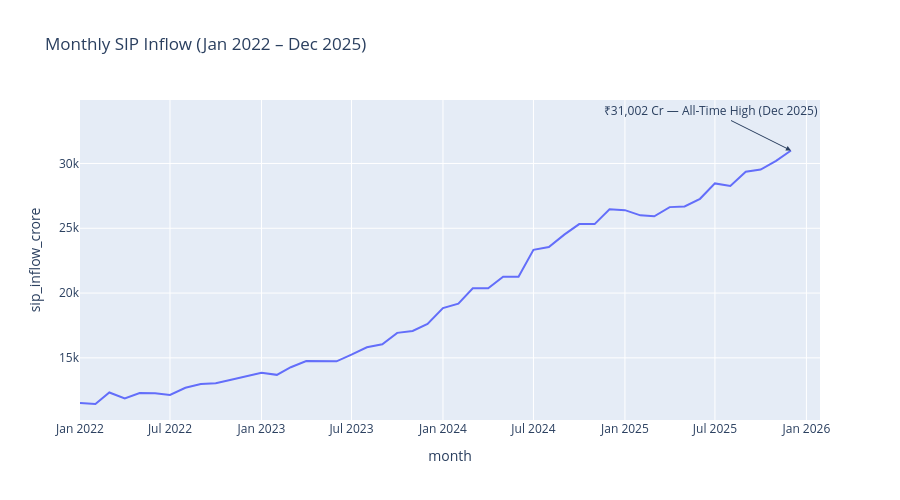

Notebook code cell kept with this figure:
### Code cell
sip["month"] = pd.to_datetime(sip["month"])

fig = px.line(
    sip.sort_values("month"),
    x="month",
    y="sip_inflow_crore",
    title="Monthly SIP Inflow (Jan 2022 – Dec 2025)"
)

peak_date = sip["month"].max()
peak_value = sip["sip_inflow_crore"].max()

fig.add_annotation(
    x=peak_date.strftime("%Y-%m-%d"),
    y=peak_value,
    text="₹31,002 Cr — All-Time High (Dec 2025)",
    showarrow=True,
    arrowhead=2,
    ax=-80,
    ay=-40
)

fig.update_layout(height=500)
fig.show()
fig.write_image("../reports/charts/03_sip_inflow_trend.png")

### Figure 1 — Plotly figure (JSON) as saved in the notebook; plotly's stock layout.template omitted (floating-point values rounded to 4 significant figures)
{"data": [{"hovertemplate": "month=%{x}<br>sip_inflow_crore=%{y}<extra></extra>", "legendgroup": "", "line": {"color": "#636efa", "dash": "solid"}, "marker": {"symbol": "circle"}, "mode": "lines", "name": "", "orientation": "v", "showlegend": false, "type": "scatter", "x": ["2022-01-01T00:00:00", "2022-02-01T00:00:00", "2022-03-01T00:00:00", "2022-04-01T00:00:00", "2022-05-01T00:00:00", "2022-06-01T00:00:00", "2022-07-01T00:00:00", "2022-08-01T00:00:00", "2022-09-01T00:00:00", "2022-10-01T00:00:00", "2022-11-01T00:00:00", "2022-12-01T00:00:00", "2023-01-01T00:00:00", "2023-02-01T00:00:00", "2023-03-01T00:00:00", "2023-04-01T00:00:00", "2023-05-01T00:00:00", "2023-06-01T00:00:00", "2023-07-01T00:00:00", "2023-08-01T00:00:00", "2023-09-01T00:00:00", "2023-10-01T00:00:00", "2023-11-01T00:00:00", "2023-12-01T00:00:00", "2024-01-01T00:00:00", "2024-02-01T00:00:00", "2024-03-01T00:00:00", "2024-04-01T00:00:00", "2024-05-01T00:00:00", "2024-06-01T00:00:00", "2024-07-01T00:00:00", "2024-08-01T00:00:00", "2024-09-01T00:00:00", "2024-10-01T00:00:00", "2024-11-01T00:00:00", "2024-12-01T00:00:00", "2025-01-01T00:00:00", "2025-02-01T00:00:00", "2025-03-01T00:00:00", "2025-04-01T00:00:00", "2025-05-01T00:00:00", "2025-06-01T00:00:00", "2025-07-01T00:00:00", "2025-08-01T00:00:00", "2025-09-01T00:00:00", "2025-10-01T00:00:00", "2025-11-01T00:00:00", "2025-12-01T00:00:00"], "xaxis": "x", "y": [11517, 11438, 12328, 11863, 12286, 12276, 12140, 12694, 12976, 13040, 13306, 13573, 13856, 13687, 14276, 14749, 14749, 14734, 15245, 15814, 16042, 16928, 17073, 17610, 18838, 19187, 20371, 20371, 21262, 21262, 23332, 23547, 24509, 25323, 25320, 26459, 26400, 25999, 25926, 26632, 26688, 27274, 28464, 28265, 29361, 29529, 30200, 31002], "yaxis": "y"}], "layout": {"annotations": [{"arrowhead": 2, "ax": -80, "ay": -40, "showarrow": true, "text": "₹31,002 Cr — All-Time High (Dec 2025)", "x": "2025-12-01", "y": 31002}], "height": 500, "legend": {"tracegroupgap": 0}, "title": {"text": "Monthly SIP Inflow (Jan 2022 – Dec 2025)"}, "xaxis": {"anchor": "y", "domain": [0, 1], "title": {"text": "month"}}, "yaxis": {"anchor": "x", "domain": [0, 1], "title": {"text": "sip_inflow_crore"}}}}
